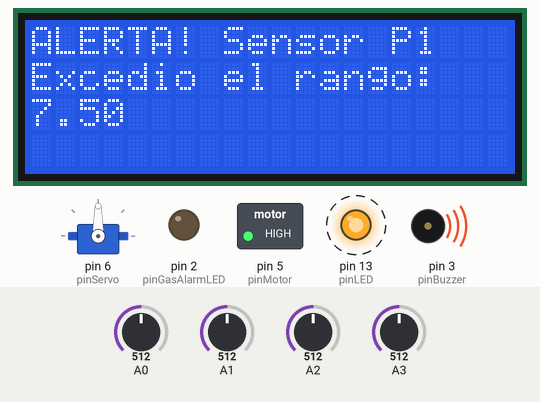
Bench run of a sketch on a simulated Arduino Uno, built with avr-gcc and run on an emulated ATmega328P. On the bench: 20×4 character LCD, servo, switched loads named in the sketch (green lamp = pin HIGH), output pins drawn as LEDs (lit = HIGH), buzzer (waves = sounding). Dashed ring = blinking. The inputs (shaded band) are chosen by the test bench; at power-on: A3 = 512, A1 = 512, A0 = 512, A2 = 512. What the sketch prints to the serial monitor is not drawn.

Above: at 6.15 s.
6.4 s: A3 set to 419
10.1 s: A3 set to 402
11.6 s: A1 set to 417
13.6 s: A1 set to 402
At 16.0 s:
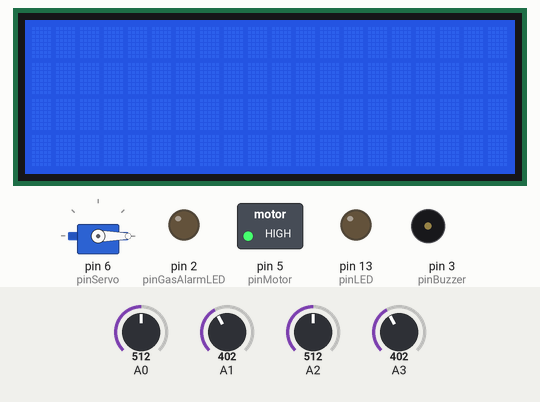
At 16.8 s:
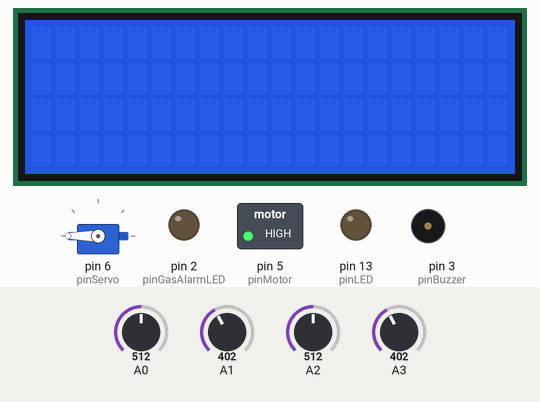
17.3 s: A0 set to 716
At 18.2 s:
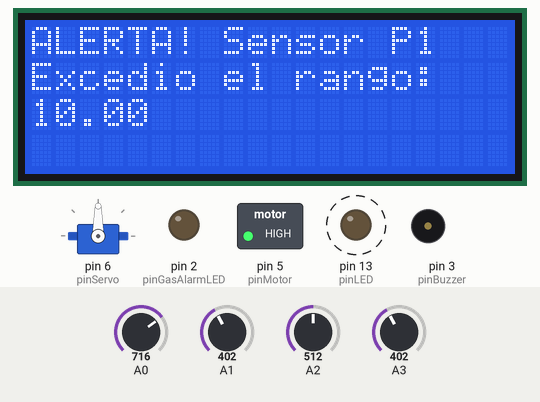
19.5 s: A0 set to 992
At 21.31 s:
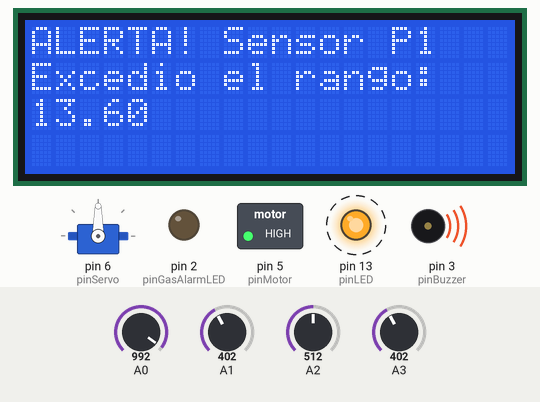
Timing chart, 0 to 23.9 s (numbered marks = the images above; inputs shaded):
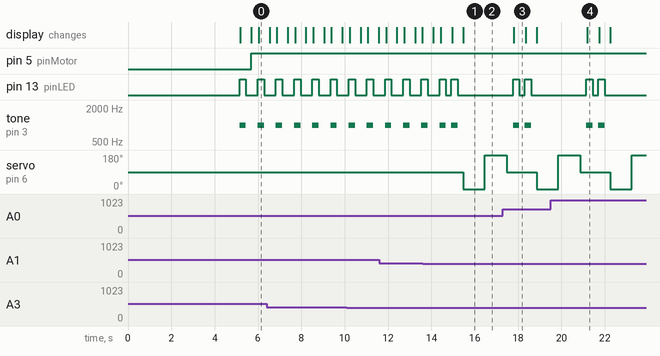

Measured:
- the behaviour switches between 410 and 409 on A1 (found by bisection; images 0 and 1)
- after the input at 13.6 s, servo on pin 6 (pinServo): 90° → 0° after 1.9 s, → 180° 1.0 s later; the display: first differs from a run without the input after 1.4 s (image 1 shows a later state)
- by itself, pin 13 (pinLED): alternates HIGH for 0.29 s and LOW for 0.25 s, 4 changes in all, then stays LOW
- by itself, tone on pin 3 (pinBuzzer): alternates 1000 Hz for 0.29 s and silent for 0.25 s, 4 changes in all, then stays silent
- what the display in image 3 shows lasts 0.6 s, from 17.8 s to 18.4 s

The sketch:

Simulacion_Bimbo_Automatic_Monitoring_System.ino
```cpp
int pinBuzzer = 3;
int pinLED = 13;
int pinServo = 6;
int pinMotor = 5; // Pin para el motor adicional
int pinServo360 = 9; // Pin para el servo 360
int pinGasAlarmLED = 2; // Pin para el LED de alarma del sensor de gas

#include <Wire.h>
#include <LiquidCrystal_I2C.h>
#include <Servo.h>

LiquidCrystal_I2C lcd(0x27, 20, 4);
Servo myServo;

void setup() {
  Serial.begin(9600);
  lcd.init();
  lcd.backlight();
  lcd.setCursor(0, 0);
  lcd.print("  BIMBO AUTOMATIC  ");
  lcd.setCursor(0, 1);
  lcd.print(" MONITORING SYSTEM ");
  delay(5000);
  lcd.clear();

  pinMode(A0, INPUT);
  pinMode(A1, INPUT);
  pinMode(A2, INPUT);
  pinMode(A3, INPUT);
  pinMode(pinBuzzer, OUTPUT);
  pinMode(pinLED, OUTPUT);
  pinMode(pinMotor, OUTPUT);
  pinMode(pinGasAlarmLED, OUTPUT);

  myServo.attach(pinServo);
  myServo.write(90);
}

void loop() {
  int potValue1 = analogRead(A0);
  int potValue2 = analogRead(A1);
  int potValue3 = analogRead(A2);
  int potValue4 = analogRead(A3);

  float pHValue = mapToPH(potValue1);
  float temperatureValue = mapToTemperature(potValue2);
  float pressureValue = mapToPressure(potValue3);
  float gasValue = mapToGas(potValue4);

  Serial.print("pH: ");
  Serial.println(pHValue, 1);

  Serial.print("Temperatura: ");
  Serial.println(temperatureValue);

  Serial.print("Presion: ");
  Serial.println(pressureValue);

  Serial.print("Gas: ");
  Serial.println(gasValue);

  lcd.setCursor(0, 0);
  lcd.print("pH: ");
  lcd.print(pHValue, 1);

  lcd.setCursor(0, 1);
  lcd.print("Temp: ");
  lcd.print(temperatureValue, 1);

  lcd.setCursor(0, 2);
  lcd.print("Pres: ");
  lcd.print(pressureValue, 2);

  lcd.setCursor(0, 3);
  lcd.print("Gas: ");
  lcd.print(gasValue);

  if (pHValue < 6.8 || pHValue > 7.2) {
    showAlert(1, pHValue);
    digitalWrite(pinMotor, HIGH);
  } else {
    digitalWrite(pinMotor, LOW);
  }

  if (temperatureValue < 32 ) {
    showAlert(2, temperatureValue);
    myServo.attach(pinServo);
    myServo.write(0);
    delay(1000);
    myServo.write(180);
    delay(1000);
    myServo.write(90);
    myServo.detach();
  }

  if (pressureValue > 8.0) {
    showAlert(3, pressureValue);
    Servo servo360;
    servo360.attach(pinServo360);
    servo360.write(0);
    delay(1000);
    servo360.write(180);
    delay(1000);
    servo360.write(90);
    servo360.detach();
  }

  if (gasValue > 230000) {
    digitalWrite(pinGasAlarmLED, HIGH);
  } else {
    digitalWrite(pinGasAlarmLED, LOW);
  }

  delay(250);
}

float mapToPH(int sensorValue) {
  float pH = map(sensorValue, 0, 1023, 10, 140);
  return pH / 10.0;
}

float mapToTemperature(int sensorValue) {
  float temperature = map(sensorValue, 0, 1023, 0, 800);
  return temperature / 10.0;
}

float mapToPressure(int sensorValue) {
  return map(sensorValue, 0, 1023, 0, 100) / 10.0;
}

float mapToGas(int sensorValue) {
  return map(sensorValue, 0, 1023, 0, 250000);
}

void showAlert(int sensorNumber, float sensorValue) {
  tone(pinBuzzer, 1000);
  digitalWrite(pinLED, HIGH);
  lcd.clear();
  lcd.setCursor(0, 0);
  lcd.print("ALERTA! Sensor P");
  lcd.print(sensorNumber);
  lcd.setCursor(0, 1);
  lcd.print("Excedio el rango");
  lcd.print(": ");
  lcd.setCursor(0, 2);
  lcd.print(sensorValue);
  delay(250);
  noTone(pinBuzzer);
  digitalWrite(pinLED, LOW);
  delay(250);
  lcd.clear();
}
```
